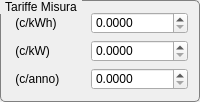
           <widget class="QGroupBox" name="groupBox_5">
            <property name="sizePolicy">
             <sizepolicy hsizetype="Preferred" vsizetype="Expanding">
              <horstretch>0</horstretch>
              <verstretch>0</verstretch>
             </sizepolicy>
            </property>
            <property name="toolTip">
             <string/>
            </property>
            <property name="styleSheet">
             <string notr="true">QGroupBox::title {
     subcontrol-origin: margin;
     subcontrol-position: top left; /* position at the top center */
     padding: 0 3px;
      
 }
QGroupBox {
      
     border: 1px solid gray;
     border-radius: 5px;
     margin-top: 2ex; /* leave space at the top for the title */
 }</string>
            </property>
            <property name="title">
             <string>Tariffe Misura</string>
            </property>
            <layout class="QGridLayout" name="gridLayout_22">
             <item row="0" column="0">
              <widget class="QLabel" name="label_30">
               <property name="text">
                <string> (c/kWh)</string>
               </property>
              </widget>
             </item>
             <item row="0" column="1">
              <widget class="QDoubleSpinBox" name="dMisurakWh">
               <property name="decimals">
                <number>4</number>
               </property>
               <property name="maximum">
                <double>1000000000.000000000000000</double>
               </property>
               <property name="singleStep">
                <double>1.000000000000000</double>
               </property>
              </widget>
             </item>
             <item row="1" column="0">
              <widget class="QLabel" name="label_63">
               <property name="text">
                <string> (c/kW)</string>
               </property>
              </widget>
             </item>
             <item row="1" column="1">
              <widget class="QDoubleSpinBox" name="dMisurakW">
               <property name="decimals">
                <number>4</number>
               </property>
               <property name="maximum">
                <double>1000000000.000000000000000</double>
               </property>
               <property name="singleStep">
                <double>1.000000000000000</double>
               </property>
              </widget>
             </item>
             <item row="2" column="0">
              <widget class="QLabel" name="label_64">
               <property name="text">
                <string> (c/anno)</string>
               </property>
              </widget>
             </item>
             <item row="2" column="1">
              <widget class="QDoubleSpinBox" name="dMisuraAnno">
               <property name="decimals">
                <number>4</number>
               </property>
               <property name="maximum">
                <double>1000000000.000000000000000</double>
               </property>
               <property name="singleStep">
                <double>1.000000000000000</double>
               </property>
              </widget>
             </item>
            </layout>
           </widget>
